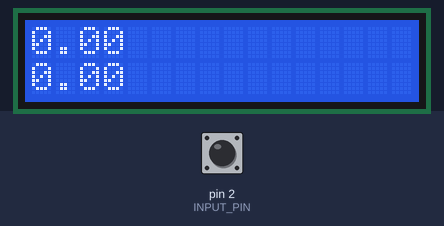
Bench run of a sketch on a simulated Arduino Uno, built with avr-gcc and run on an emulated ATmega328P. On the bench: 16×2 character LCD. The inputs (shaded band) are chosen by the test bench; at power-on: pin 2 (INPUT_PIN) HIGH.

Above: at 1.2 s.
1.3 s: pin 2 (INPUT_PIN) pulled LOW for 0.15 s
At 3.9 s:
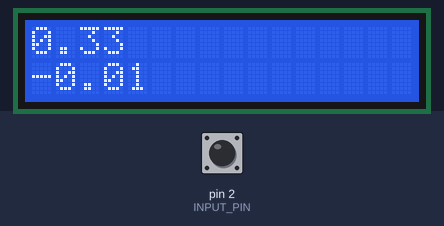
4.4 s: pin 2 (INPUT_PIN) pulled LOW for 3.2 s
At 7.4 s:
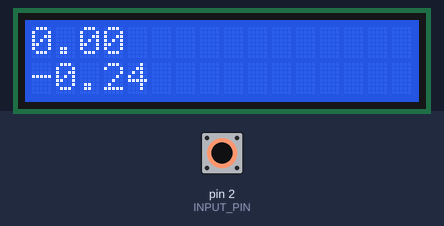
Timing chart, 0 to 8.9 s (numbered marks = the images above; inputs shaded):
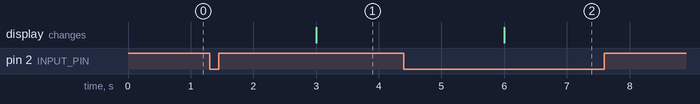

Measured:
- after the input at 1.3 s, the display: changes after 1.7 s (image 1)

The sketch:

freq_counter.ino
```cpp
/*

The circuit:
 * Pulse input to pin 2
 * LCD RS pin to digital pin 11
 * LCD Enable pin to digital pin 12
 * LCD D4 pin to digital pin 4
 * LCD D5 pin to digital pin 5
 * LCD D6 pin to digital pin 6
 * LCD D7 pin to digital pin 7
 * LCD R/W pin to ground
 * 10K resistor:
 * ends to +5V and ground
*/

// Headers
#include <TimerOne.h>
#include <LiquidCrystal.h>

// Prototypes
void timer_int_routine(void);
void pulse_interrupt(void);

// Variables
#define INPUT_PIN 2
// const int pulse_input_pin = 2;
volatile byte time = 0; // Introduction of global variable time
volatile double pulse = 0;
volatile double freq = 0;
volatile double wind_speed = 0;

// initialize the library by associating any needed LCD interface pin
// with the arduino pin number it is connected to
const int rs = 11, en = 12, d4 = 4, d5 = 5, d6 = 6, d7 = 7;
LiquidCrystal lcd(rs, en, d4, d5, d6, d7);

// Functions
void timer_int_routine(void) {         // Interrupt routine, called every 1/2 sec
  time++;
  if (time > 5) {
    freq = pulse / 3; // Save pulse to value to freq, pulse count is 6 sec
    wind_speed = -0.24 + freq * 0.699;
    pulse = 0;        // Reset pulse
    time = 0;         // reset time every 6 sec
  }
}

void pulse_interrupt(void) {
  pulse++;
}

void setup() {
  Timer1.initialize(500000);                 // Initialize timer1, and set a 500 000 uS = 1/2 second period
  Timer1.attachInterrupt(timer_int_routine); // Attach timer_int_routine() as a timer overflow

  pinMode(INPUT_PIN, INPUT_PULLUP);                                           // Counting Pin 2 an input
  attachInterrupt(digitalPinToInterrupt(INPUT_PIN), pulse_interrupt, RISING); // Interrupt routine definition

  // Initalize the screen
  lcd.begin(16, 2);
}

void loop() {
  lcd.setCursor(0, 0);
  lcd.print(freq);
  lcd.setCursor(0, 1);
  lcd.print(wind_speed);
}
```
